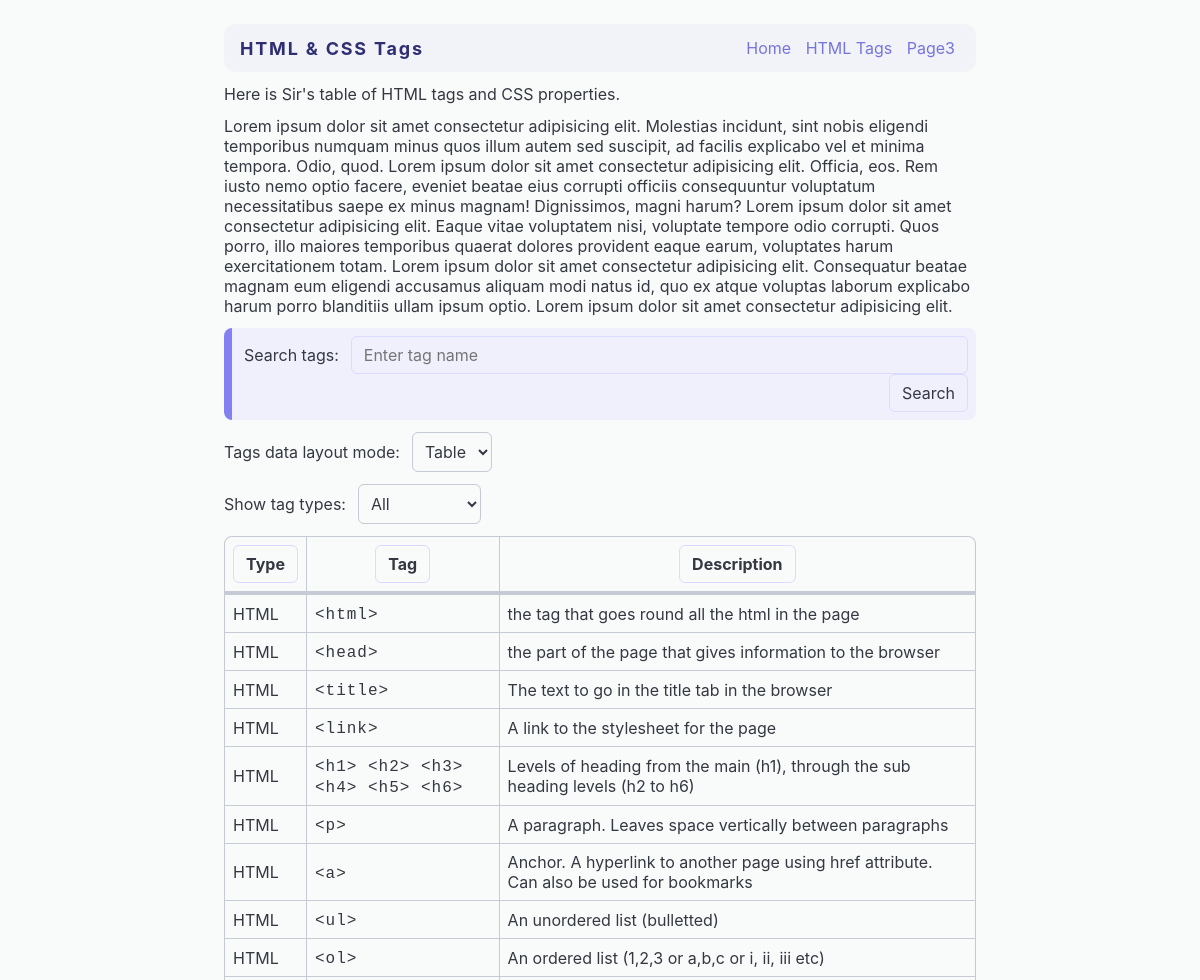
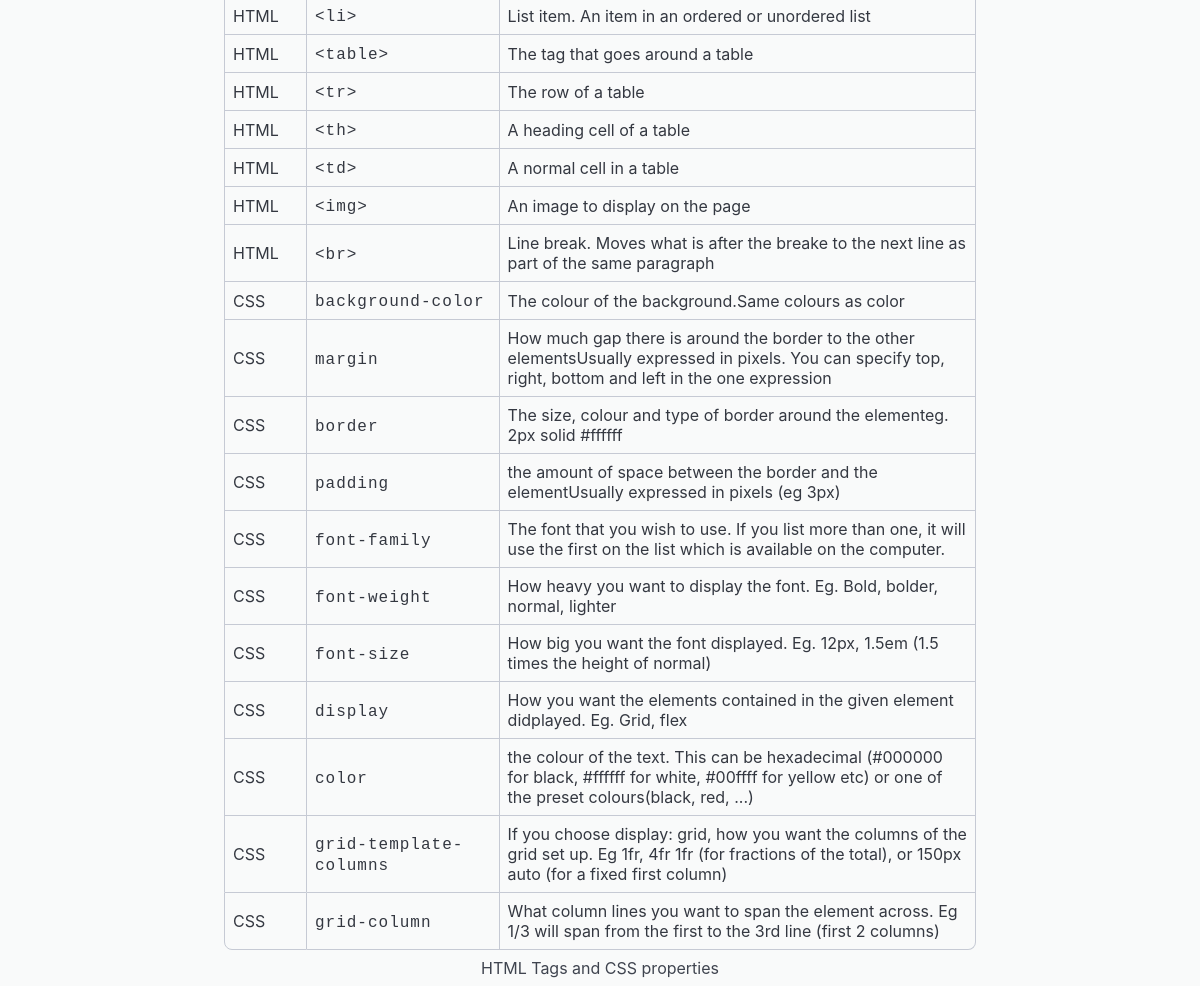
Before: /html-tags with the older database file (2 pictures, top to bottom).
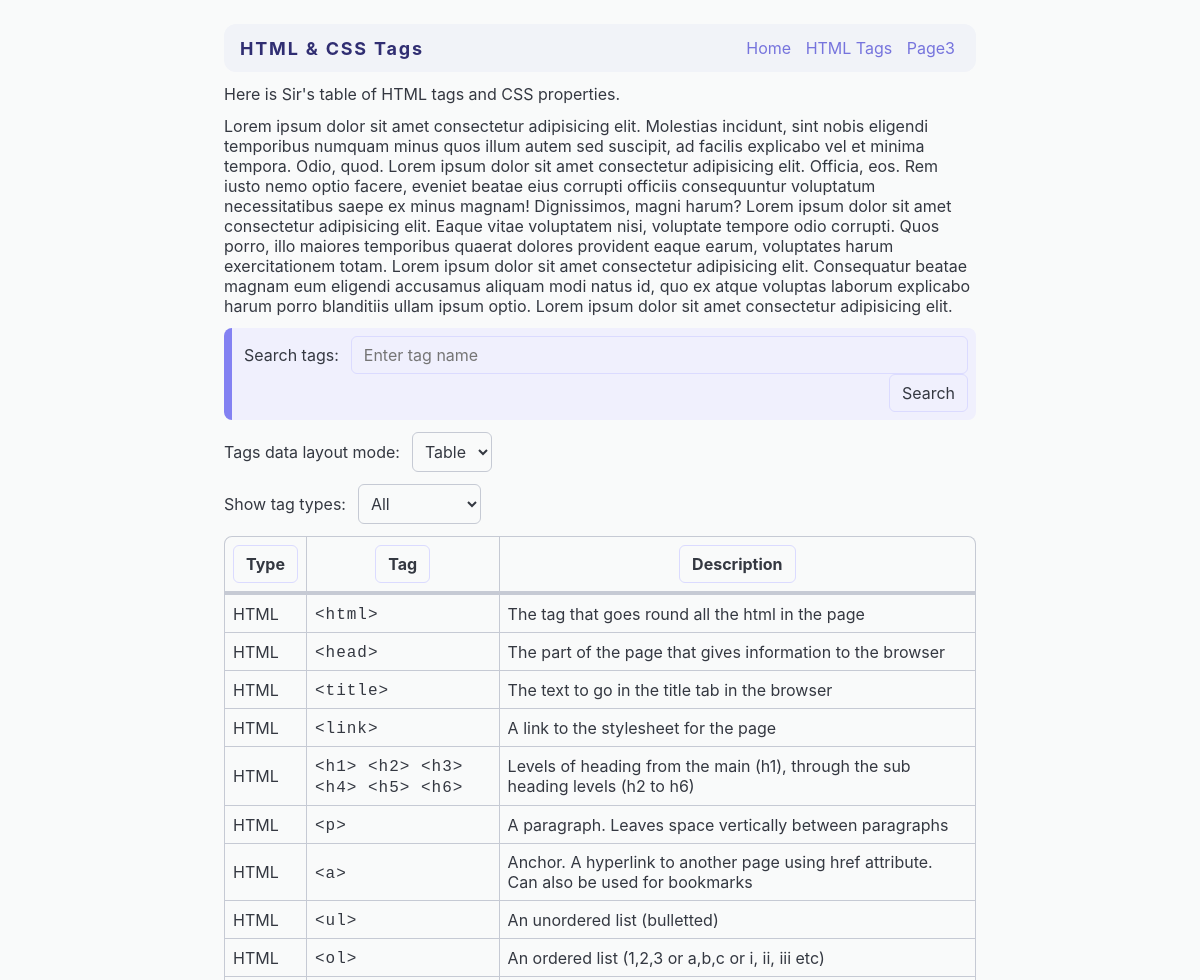
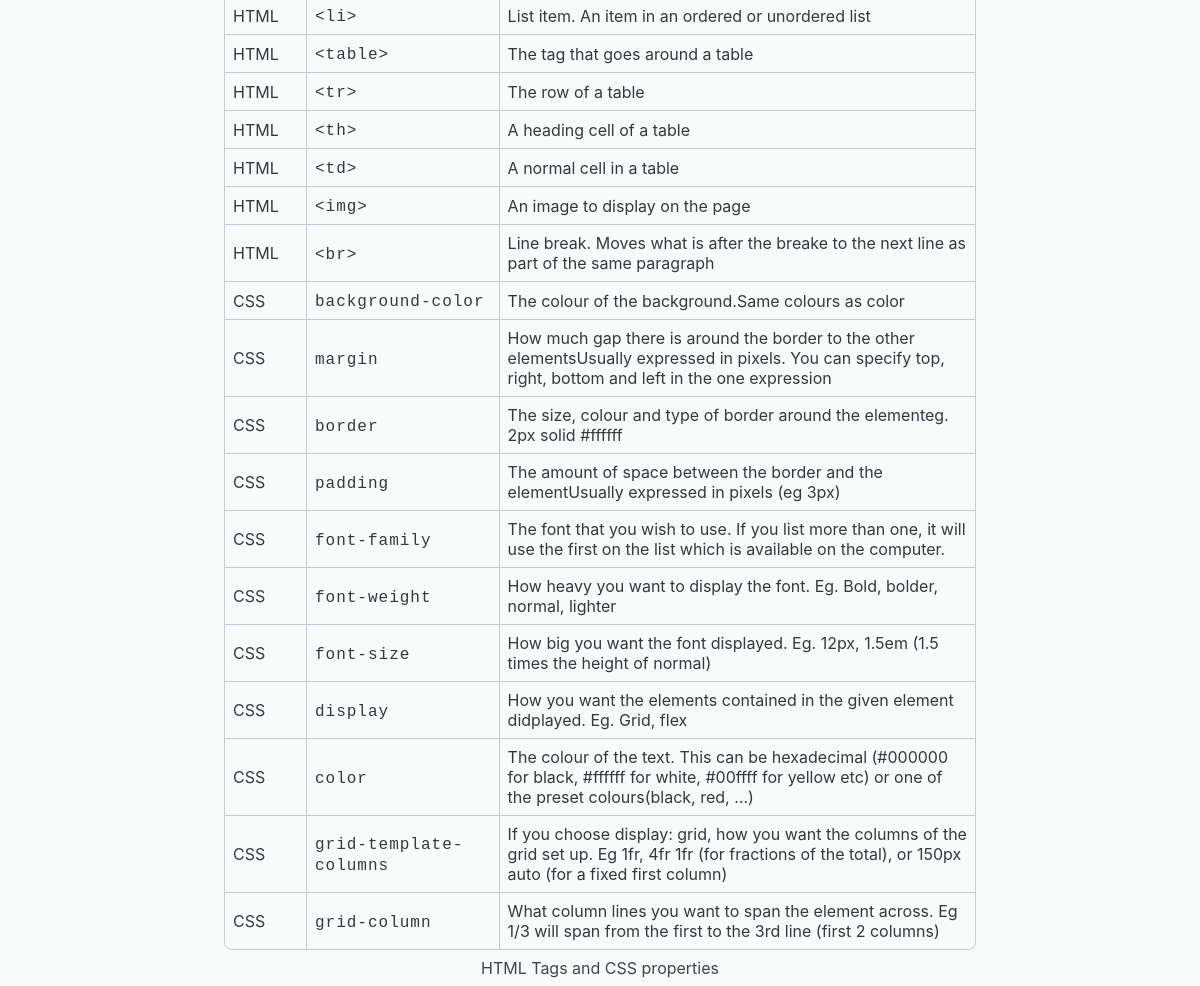
After: the same page with the newer database file (2 pictures, top to bottom).
### tables this page shows
CREATE TABLE "html_tags" (
	"id"	INTEGER NOT NULL UNIQUE,
	"type"	TEXT NOT NULL,
	"tag"	TEXT NOT NULL,
	"description"	TEXT NOT NULL,
	"last_modified_at"	INTEGER NOT NULL,
	"last_modified_by"	INTEGER NOT NULL,
	"created_at"	INTEGER NOT NULL,
	"created_by"	INTEGER NOT NULL,
	PRIMARY KEY("id" AUTOINCREMENT),
	FOREIGN KEY("created_by") REFERENCES "accounts"("id")
);

### app.py (the view)
@app.route("/html-tags")
def html_tags():
    db = get_db()
    cursor = db.cursor()
    tags = None
    search = False
    search_text = request.args.get('search-text')
    if (search_text is not None and search_text.strip() != ""):
        search = True
        tags = cursor.execute("SELECT * FROM html_tags WHERE tag LIKE ?",
                              ("%" + search_text + "%",)).fetchall()
    else:
        tags = cursor.execute(
            "SELECT * FROM html_tags ORDER BY type DESC").fetchall()
    def format_tags(tags):
        def format_tag(tag):
            def format_sub_tag(sub_tag):
                return"&lt;"+sub_tag+"&gt;"
            return " ".join(list(map(format_sub_tag,
                                     tag["tag"].split(", "))))
        return list(map(lambda tag: {
            'tag': format_tag(tag) if tag["type"] == "HTML" else tag["tag"],
            'raw_tag': tag["tag"],
            'type': tag['type'].upper(),
            'description': tag["description"]
        }, tags))
    formatted_tags = format_tags(tags)
    return render_template("html-tags.jinja",
                           tags=formatted_tags,
                           search=search,
                           query=search_text or "")

### app.py (called while the page is built)
def db_dict_factory(cursor, row):
    d = {}
    for idx, col in enumerate(cursor.description):
        d[col[0]] = row[idx]
    return d

def get_db():
    db = getattr(g, '_database', None)
    if db is None:
        db = g._database = sqlite3.connect(DATABASE_NAME)
        db.row_factory = db_dict_factory
    return db

@app.teardown_appcontext
def close_connection(exception):
    db = getattr(g, '_database', None)
    if db is not None:
        db.close()

### templates/html-tags.jinja (shortened to what this page needs)
{% extends 'layout.jinja' %}
{% block title %}HTML &amp; CSS Tags{% endblock %}
{% block content %}
    <p>Here is Sir's table of HTML tags and CSS properties.</p>
    <p>
        Lorem ipsum dolor sit amet
        consectetur adipisicing elit. Molestias incidunt, sint nobis eligendi temporibus
        numquam minus quos illum autem sed suscipit, ad facilis explicabo vel et minima
        tempora. Odio, quod. Lorem ipsum dolor sit amet consectetur adipisicing elit.
        Officia, eos. Rem iusto nemo optio facere, eveniet beatae eius corrupti officiis
        consequuntur voluptatum necessitatibus saepe ex minus magnam! Dignissimos, magni
        harum? Lorem ipsum dolor sit amet consectetur adipisicing elit. Eaque vitae
        voluptatem nisi, voluptate tempore odio corrupti. Quos porro, illo maiores
        temporibus quaerat dolores provident eaque earum, voluptates harum
        exercitationem totam. Lorem ipsum dolor sit amet consectetur adipisicing elit.
        Consequatur beatae magnam eum eligendi accusamus aliquam modi natus id, quo ex
        atque voluptas laborum explicabo harum porro blanditiis ullam ipsum optio. Lorem
        ipsum dolor sit amet consectetur adipisicing elit.
    </p>
    <section>
        <form action="/html-tags" method="get">
            <label for="tag-searhbox">
                Search tags:
                <input type="search"
                       name="search-text"
                       id="tag-searhbox"
                       placeholder="Enter tag name"
                       value="{{ query }}">
            </label>
            <div class="form-control-row">
                <button type="submit">Search</button>
            </div>
        </form>
        {% if tags|length > 0 %}
            <label for="change-layout-dropdown">
                Tags data layout mode:
                <select name="change-layout-dropdown"
                        id="change-layout-dropdown"
                        value="table">
                    <option value="table">
                        Table
                    </option>
                </select>
            </label>
            <label for="change-tag-filter-dropdown">
                Show tag types:
                <select name="change-tag-filter-dropdown"
                        id="change-tag-filter-dropdown"
                        value="all">
                    <option value="all">
                        All
                    </option>
                </select>
            </label>
            <div id="tags-data-wrapper">
                <table>
                    <caption>HTML Tags and CSS properties</caption>
                    <thead>
                        <tr>
                            <th>
                                <button type="button" id="sort-type">Type</button>
                            </th>
                            <th>
                                <button type="button" id="sort-tag">Tag</button>
                            </th>
                            <th>
                                <button type="button" id="sort-description">Description</button>
                            </th>
                        </tr>
                    </thead>
                    <tbody>
                        {% for tag in tags %}
                            <tr>
                                <td>
                                    <p>{{ tag.type }}</p>
                                </td>
                                <td>
                                    <code>
                                        {{ tag.tag }}
                                    </code>
                                </td>
                                <td>
                                    <p>{{ tag.description }}</p>
                                </td>
                            </tr>
                        {% endfor %}
                    </tbody>
                </table>
            </div>
        {% else %}
            <p>No tags found for search query.</p>
        {% endif %}
    </section>
{% endblock %}

### templates/layout.jinja (shortened to what this page needs)
<!DOCTYPE html>
<html lang="en">
    <head>
        <link rel="stylesheet"
              href="{{ url_for('static', filename='cool-styles.css') }}"/>
    </head>
    <body>
        <div id="header-wrapper">
            <header>
                <h1>{{ self.title() }}</h1>
                <nav>
                    <a href="/">Home</a>
                    <a href="/html-tags">HTML Tags</a>
                    <a href="#page-3">Page3</a>
                </nav>
            </header>
        </div>
        <main>
            {% block content %}{% endblock %}
        </main>
    </body>
</html>

Changed rows visible on the page:
changed html_tags "<html>": description "the tag that goes round all the html in the page" → "The tag that goes round all the html in the page"
changed html_tags "<head>": description "the part of the page that gives information to the browser" → "The part of the page that gives information to the browser"
changed html_tags "padding": description "the amount of space between the border and the elementUsually expressed in pixels (eg 3px)" → "The amount of space between the border and the elementUsually expressed in pixels (eg 3px)"
changed html_tags "color": description "the colour of the text. This can be hexadecimal (#000000 for black, #ffffff for white, #00ffff for yellow etc) or one of the preset colours(black, red, ...)" → "The colour of the text. This can be hexadecimal (#000000 for black, #ffffff for white, #00ffff for yellow etc) or one of the preset colours(black, red, ...)"
